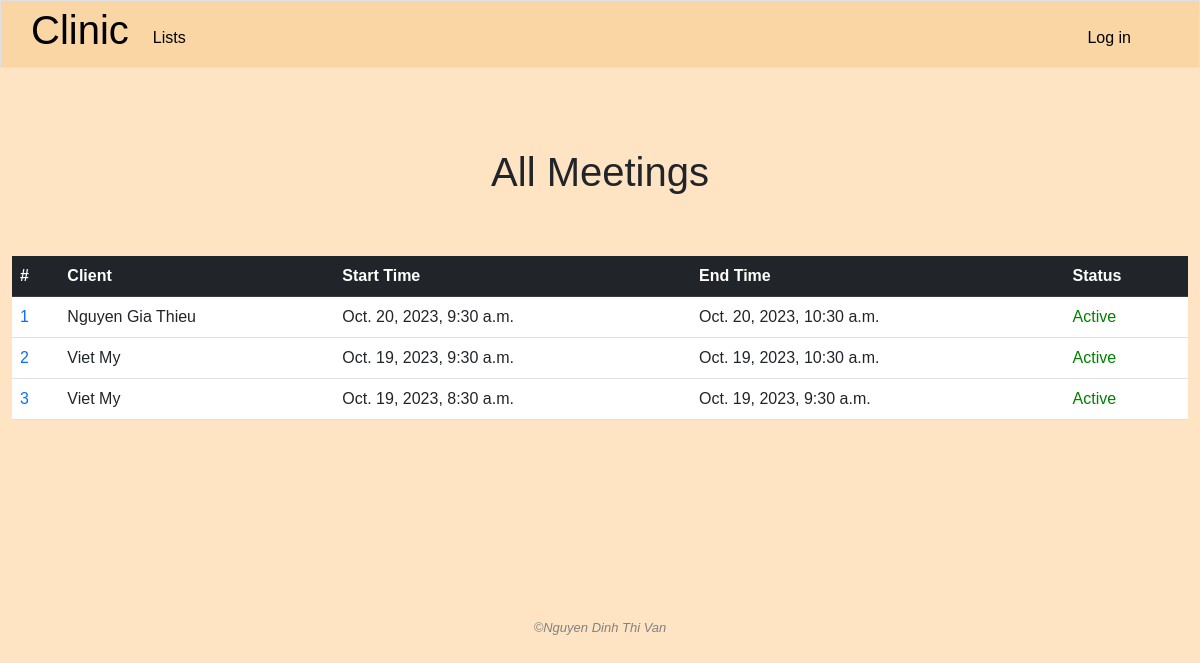
/all_meetings, run on an earlier commit of the app's database.
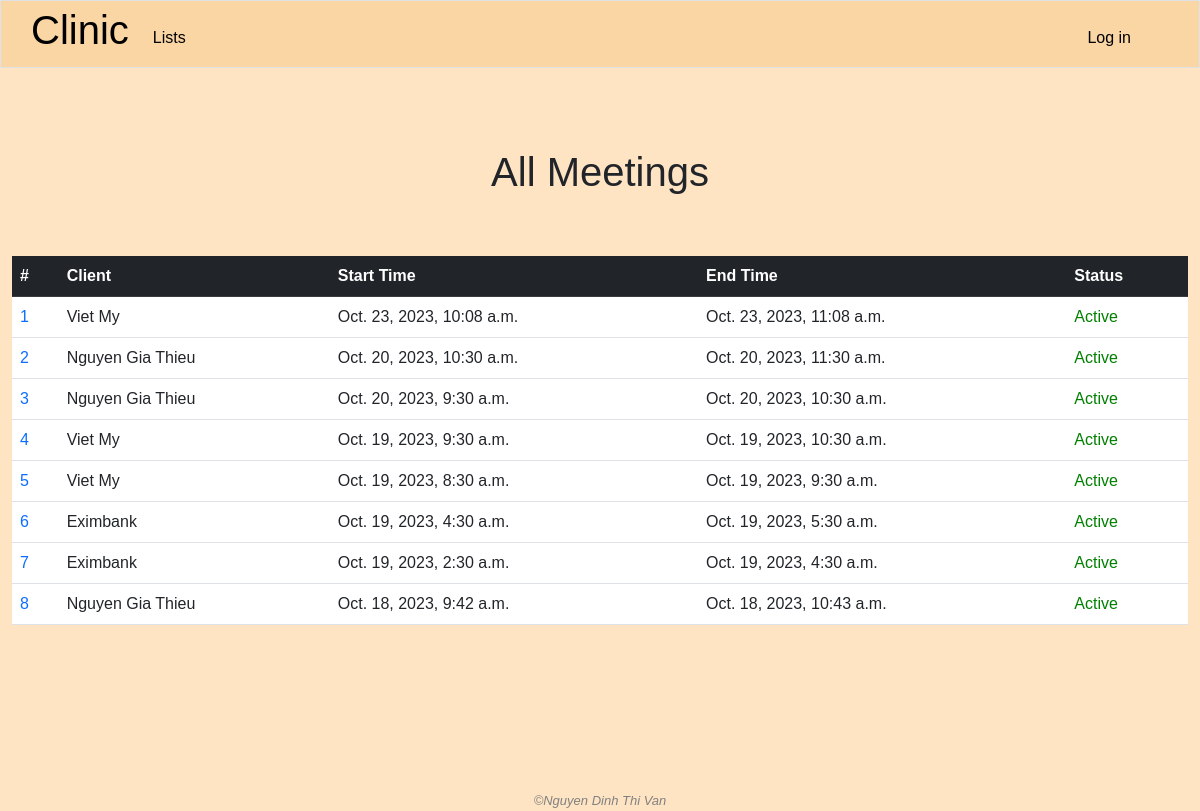
And on a later commit of the database.
### clinic/models.py (models this page shows, shortened)
class MeetUp(models.Model):
    start_time = models.DateTimeField(blank=True, null=True)
    end_time = models.DateTimeField(blank=True, null=True)
    client = models.ForeignKey(Company, on_delete=models.CASCADE, related_name='meetings')
    created = models.DateTimeField(auto_now_add=True)
    end_or_not = models.BooleanField(default=False)

class Company(models.Model):
    name = models.CharField(max_length=255)
    industry = models.CharField(max_length=255)
    address = models.TextField()
    representative = models.ForeignKey('People', on_delete=models.SET_NULL, blank=True, null=True, related_name="companies")
    male_headcount = models.IntegerField()
    female_headcount = models.IntegerField()
    created_by = models.ForeignKey(User, on_delete=models.SET_NULL, blank=True, null=True, related_name="add_companies")
    modified_by = models.ForeignKey(User, on_delete=models.SET_NULL, blank=True, null=True, related_name="modified_companies")

### clinic/views.py (the view)
# urls.py: path('all_meetings', views.all_meetings, name="all_meetings"),
def all_meetings(request):
    meetings = MeetUp.objects.all().order_by("-start_time")
    return render(request, "clinic/all_meetings.html", {
        "meetings": meetings
    })

### clinic/templates/clinic/all_meetings.html (shortened to what this page needs)
{% extends "clinic/layout.html" %}
{% load static %}
{% block main %}
    <h1 class="text-center page-title">All Meetings</h1>
    <container class="container-fluid">
        <table class="table table-hover">
            <thead class="table-dark">
                <tr>
                    <th>#</th>
                    <th>Client</th>
                    <th>Start Time</th>
                    <th>End Time</th>
                    <th>Status</th>
                </tr>
            </thead>
            <tbody>
                {% for meeting in meetings %}
                    <tr>
                        <td>
                            <a class="no-underline" href="{% url 'meeting_agenda' meeting_id=meeting.id %}">{{ forloop.counter }}</a>
                        </td>
                        <td>{{ meeting.client.name }}</td>
                        <td>{{ meeting.start_time }}</td>
                        <td>{{ meeting.end_time }}</td>
                        <td>
                            {% if not meeting.end_or_not %}
                                <span style="color: green;">Active</span>
                            {% else %}
                                <span style="color: red;">Ended</span>
                            {% endif %}
                        </td>
                    </tr>
                {% endfor %}
            </tbody>
        </table>
    </container>
{% endblock %}

### clinic/templates/clinic/layout.html (shortened to what this page needs)
{% load static %}
<!DOCTYPE html>
<html lang="en">
    <head>
        <link rel="stylesheet" href="https://cdnjs.cloudflare.com/ajax/libs/font-awesome/4.7.0/css/font-awesome.min.css">
        <link rel="stylesheet" href="{% static 'clinic/bootstrap.css' %}">
        <link rel="stylesheet" href="{% static 'clinic/styles.css' %}">
    </head>
    <body>
        <nav class="navbar navbar-expand-lg navbar-custom border">
            <a class="navbar-brand" href="{% url 'index' %}"><span><h1>Clinic</h1></span></a>
            <div class="collapse navbar-collapse" id="navbar">
                <ul class="navbar-nav me-auto mt-2">
                    <li class="nav-item">
                        <div class="dropdown">
                            <button class="nav-link active" type="button" id="dropdownMenuButton3" data-bs-toggle="dropdown" aria-expanded="false">
                                Lists
                            </button>
                        </div>
                    </li>
                </ul>
                <ul class="navbar-nav ms-auto mt-2">
                    {% if user.is_authenticated %}
                        <li class="nav-item">
                            <div class="dropdown">
                                <button class="nav-link active" style="color: purple;" type="button" id="dropdownMenuButton2" data-bs-toggle="dropdown" aria-expanded="false">
                                    {{ user.username }}
                                </button>
                                <ul class="dropdown-menu" aria-labelledby="dropdownMenuButton2" id="user-dropdown-menu">
                                    <li><a class="dropdown-item" href="{% url 'logout' %}">Log out</a></li>
                                </ul>
                            </div>
                        </li>
                    {% else %}
                        <li class="nav-item">
                            <a class="nav-link active" href="{% url 'login' %}">
                                Log in
                            </a>
                        </li>
                    {% endif %}
                </ul>
            </div>
        </nav>
        <main>{% block main %}{% endblock %}</main>
        <footer class="text-center">
            &#169;Nguyen Dinh Thi Van
        </footer>
    </body>
</html>

### clinic/static/clinic/styles.css (style rules this page uses)
body { font-family: sans-serif; }
body { color: auto; background-color: bisque; }
main { min-height: 40vh; }
footer { margin-top: 150px; font-family: sans-serif; font-size: 13px; font-style: italic; color: grey; }
.navbar-custom { padding: 0 60px 0 30px; background: #FAD6A5; margin-bottom: 30px; }
.page-title { margin-bottom: 1.5em; }
.container-fluid { display: flex; justify-content: center; align-items: center; }
td { padding: .5em; color: orange; }
.no-underline { text-decoration: none; }

What changed in the data, as far as the page shows it:
added MeetUp: client.name "Viet My", start_time "Oct. 23, 2023, 10:08 a.m.", end_time "Oct. 23, 2023, 11:08 a.m.", end_or_not "Active"
added MeetUp: client.name "Nguyen Gia Thieu", start_time "Oct. 20, 2023, 10:30 a.m.", end_time "Oct. 20, 2023, 11:30 a.m.", end_or_not "Active"
added MeetUp: client.name "Eximbank", start_time "Oct. 19, 2023, 4:30 a.m.", end_time "Oct. 19, 2023, 5:30 a.m.", end_or_not "Active"
added MeetUp: client.name "Eximbank", start_time "Oct. 19, 2023, 2:30 a.m.", end_time "Oct. 19, 2023, 4:30 a.m.", end_or_not "Active"
added MeetUp: client.name "Nguyen Gia Thieu", start_time "Oct. 18, 2023, 9:42 a.m.", end_time "Oct. 18, 2023, 10:43 a.m.", end_or_not "Active"
